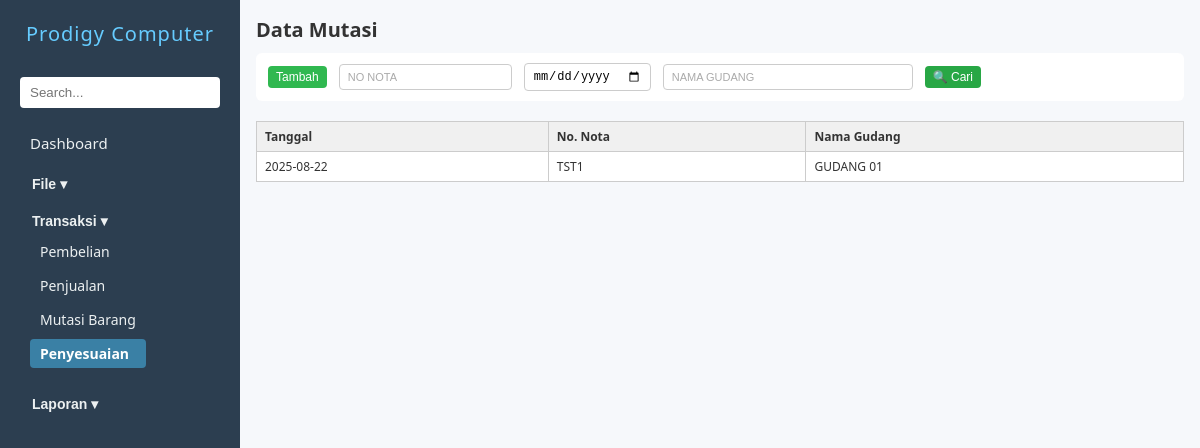
Page /penyesuaian.php on the earlier database version.
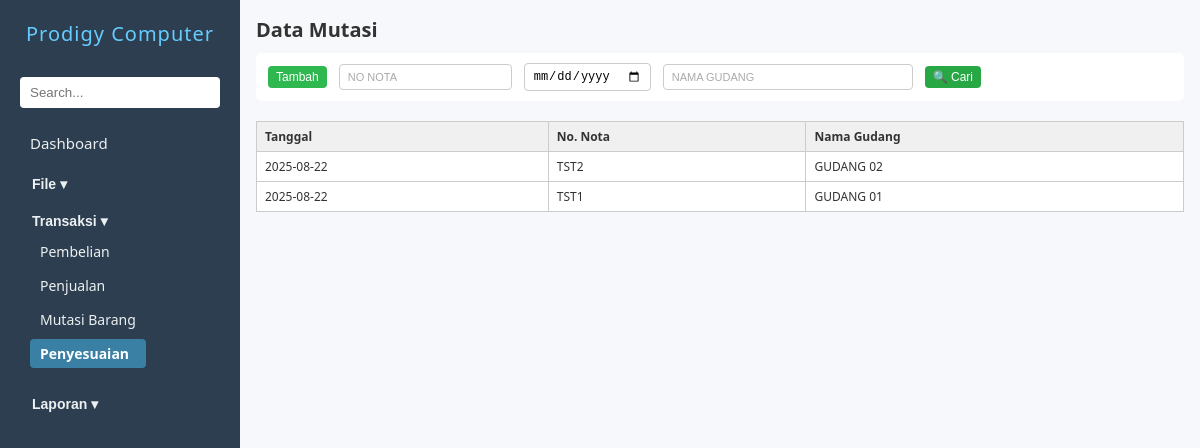
Same page on the later database version.
### tables this page shows
CREATE TABLE `zpenyesuaian` (
  `nonota` char(30) DEFAULT NULL,
  `tgl` date DEFAULT NULL,
  `kodegd` char(10) DEFAULT NULL
);

CREATE TABLE `zgudang` (
  `kodegd` char(20) NOT NULL,
  `namagd` char(50) NOT NULL
);

### penyesuaian.php (the view, shortened to what this page needs)
<?php
include 'koneksi.php';
$query = mysqli_query($conn, "
    SELECT zpenyesuaian.tgl, zpenyesuaian.nonota, zgudang.namagd
    FROM zpenyesuaian
    JOIN zgudang ON zpenyesuaian.kodegd = zgudang.kodegd
    ORDER BY zpenyesuaian.tgl DESC, zpenyesuaian.nonota DESC
    LIMIT 10
");
?>
<!DOCTYPE html>
<html lang="en">
<head>
    <link rel="stylesheet" href="navbar.css" />
    <link rel="stylesheet" href="form.css" />
</head>
<body>
    <?php include 'navbar.php'; ?>
    <main>
        <h2>Data Mutasi</h2>
        <div class="action-bar">
            <button type="button" class="action-btn tambah" onclick="window.location.href='inputpenyesuaian.php'">Tambah</button>
            <input type="text" id="inputNoNota" placeholder="No Nota" style="text-transform: uppercase;">
            <input type="date" id="inputTgl">
            <input type="text" name="namagd" id="inputNamagd" placeholder="Nama gudang" class="medium-input" style="text-transform: uppercase;">
            <button type="button" class="action-btn cari" onclick="triggerSearch()">🔍 Cari</button>
        </div>
        <div id="tabelHasil" class="form-grid" style="margin-top: 20px;">
            <table class="tabel-hasil">
                <thead>
                    <tr>
                        <th>Tanggal</th>
                        <th>No. Nota</th>
                        <th>Nama Gudang</th>
                    </tr>
                </thead>
                <tbody>
                    <?php while ($row = mysqli_fetch_assoc($query)): ?>
                        <tr onclick="tampilkanKonfirmasiEdit('<?= $row['nonota'] ?>')">
                            <td><?= $row['tgl'] ?></td>
                            <td><?= $row['nonota'] ?></td>
                            <td><?= $row['namagd'] ?></td>
                        </tr>
                    <?php endwhile; ?>
                </tbody>
            </table>
        </div>
    </main>
</body>
</html>

Differences in the rows shown:
added zpenyesuaian: tgl "2025-08-22", nonota "TST2", zgudang.namagd "GUDANG 02"
